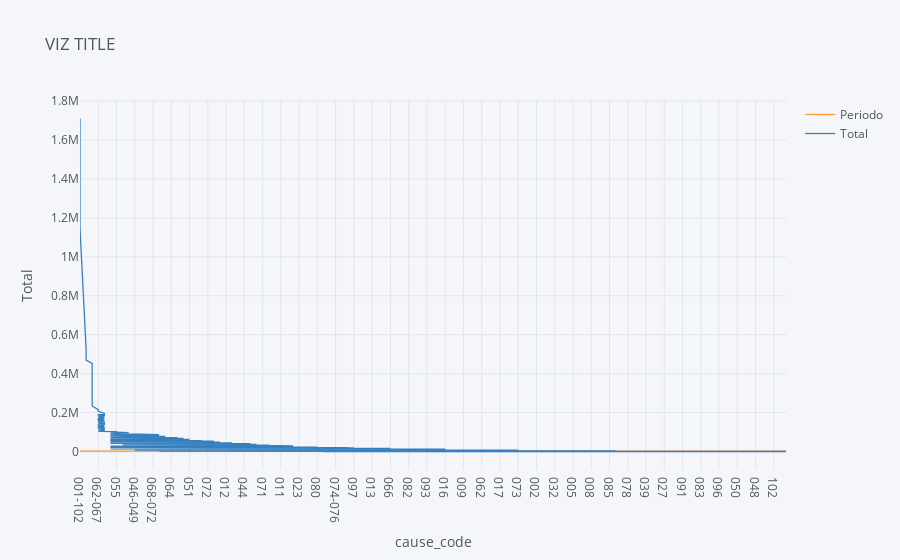

Write notebook code for a chart like this one.
### Code cell
# Cufflinks line plot

group.iplot(kind='line',
                   x='cause_code',
                   xTitle='cause_code',
                   yTitle='Total',
                   title='VIZ TITLE')

### Figure 1 — Plotly figure (JSON) as saved in the notebook; plotly's stock layout.template omitted (floating-point values rounded to 4 significant figures; data arrays with more than 128 entries replaced by an {"elided": "..."} marker saying what was removed)
{"data": [{"line": {"color": "rgba(255, 153, 51, 1.0)", "dash": "solid", "shape": "linear", "width": 1.3}, "mode": "lines", "name": "Periodo", "text": "", "type": "scatter", "x": {"elided": "4563 str values"}, "y": {"elided": "4563 int values"}}, {"line": {"color": "rgba(55, 128, 191, 1.0)", "dash": "solid", "shape": "linear", "width": 1.3}, "mode": "lines", "name": "Total", "text": "", "type": "scatter", "x": {"elided": "4563 str values"}, "y": {"elided": "4563 int values"}}], "layout": {"autosize": true, "legend": {"bgcolor": "#F5F6F9", "font": {"color": "#4D5663"}}, "paper_bgcolor": "#F5F6F9", "plot_bgcolor": "#F5F6F9", "title": {"font": {"color": "#4D5663"}, "text": "VIZ TITLE"}, "xaxis": {"autorange": true, "gridcolor": "#E1E5ED", "range": [0, 116], "showgrid": true, "tickfont": {"color": "#4D5663"}, "title": {"font": {"color": "#4D5663"}, "text": "cause_code"}, "type": "category", "zerolinecolor": "#E1E5ED"}, "yaxis": {"autorange": true, "gridcolor": "#E1E5ED", "range": [-95050.0, 1806000.0], "showgrid": true, "tickfont": {"color": "#4D5663"}, "title": {"font": {"color": "#4D5663"}, "text": "Total"}, "type": "linear", "zerolinecolor": "#E1E5ED"}}}
